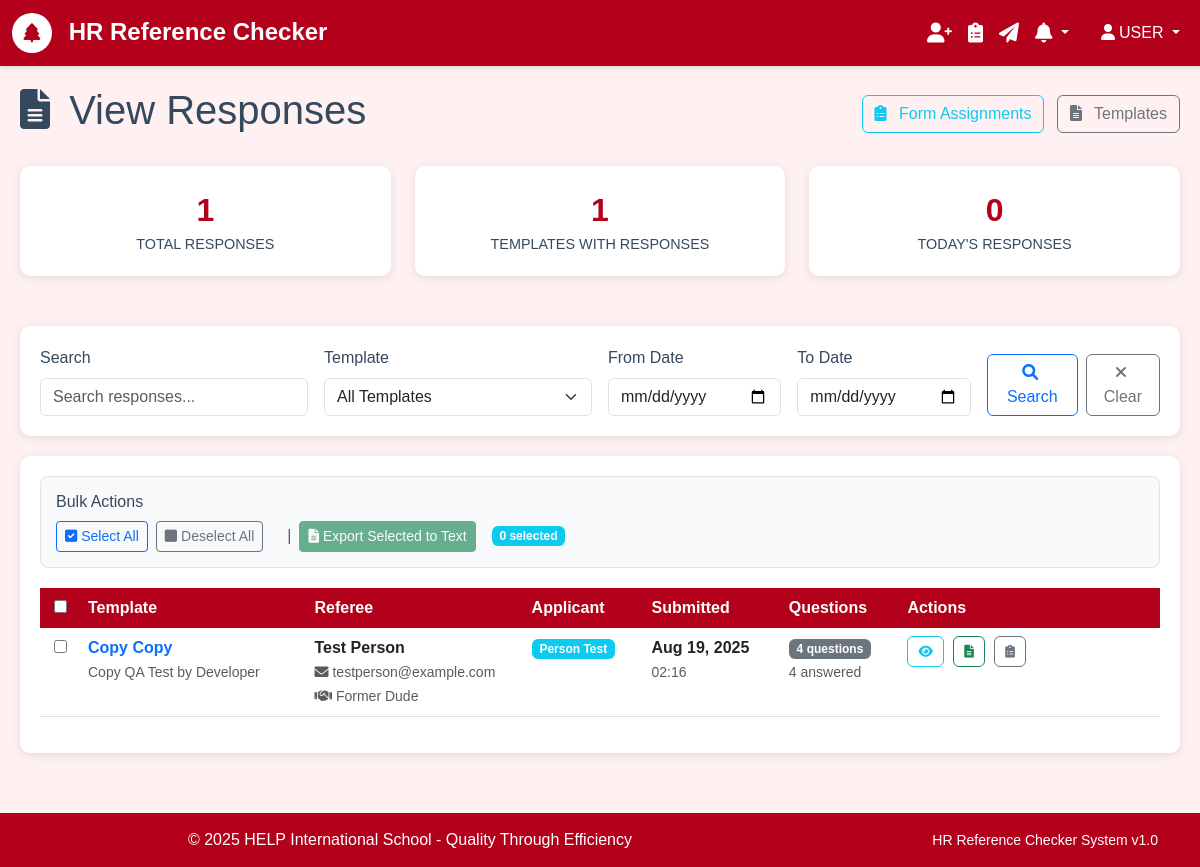
/responses/ (signed in), run on an earlier commit of the app's database.
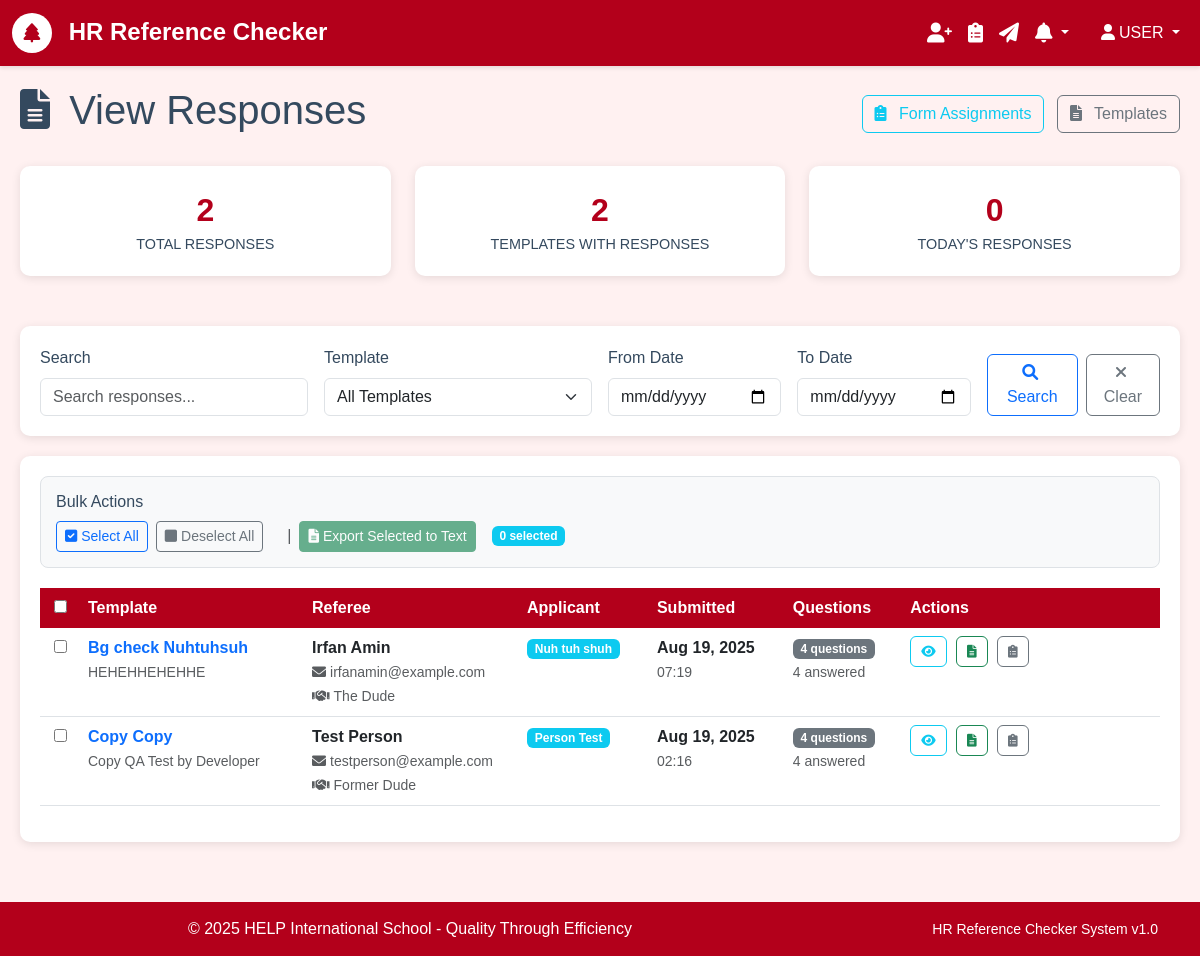
And on a later commit of the database.
### responses/models.py (models this page shows, shortened)
class Response(models.Model):
    form = models.OneToOneField('forms.Form', on_delete=models.CASCADE)
    submitted_at = models.DateTimeField(auto_now_add=True)
    metadata = models.JSONField(default=dict, help_text="Additional data like IP address, browser info, etc.")
    class Meta:
        ordering = ['-submitted_at']
        verbose_name = 'Form Response'
        verbose_name_plural = 'Form Responses'

### forms/models.py (models this page shows, shortened)
class Form(models.Model):
    template = models.ForeignKey('form_templates.Template', on_delete=models.CASCADE)
    referee = models.ForeignKey('referees.Referee', on_delete=models.CASCADE)
    unique_token = models.CharField(max_length=255, unique=True, blank=True)
    status = models.CharField(
        max_length=20,
        choices=FormStatus.choices,
        default=FormStatus.PENDING
    )
    created_at = models.DateTimeField(auto_now_add=True)
    submitted_at = models.DateTimeField(null=True, blank=True)
    class Meta:
        ordering = ['-created_at']
        verbose_name = 'Form Assignment'
        verbose_name_plural = 'Form Assignments'

### form_templates/models.py (models this page shows, shortened)
class Template(models.Model):
    title = models.CharField(max_length=255, validators=[MinLengthValidator(3)])
    description = models.TextField(blank=True, help_text="Brief description of this template")
    instructions = models.TextField(
        blank=True,
        help_text="Instructions shown to referees before filling the form"
    )
    created_by = models.ForeignKey(settings.AUTH_USER_MODEL, on_delete=models.CASCADE)
    is_active = models.BooleanField(default=True)
    created_at = models.DateTimeField(auto_now_add=True)
    updated_at = models.DateTimeField(auto_now=True)
    class Meta:
        ordering = ['-created_at']
        verbose_name = 'Form Template'
        verbose_name_plural = 'Form Templates'

### referees/models.py (models this page shows, shortened)
class Referee(models.Model):
    name = models.CharField(max_length=255)
    email = models.EmailField()
    phone_regex = RegexValidator(
        regex=r'^\+?1?\d{9,15}$',
        message="Phone number must be entered in the format: '+999999999'. Up to 15 digits allowed."
    )
    phone = models.CharField(validators=[phone_regex], max_length=17, blank=True)
    relationship = models.CharField(max_length=100, help_text="e.g., Former Manager, Colleague, etc.")
    applicant_name = models.CharField(max_length=255, help_text="Name of the person being referenced")
    created_at = models.DateTimeField(auto_now_add=True)
    is_active = models.BooleanField(default=True)
    class Meta:
        ordering = ['-created_at']
        verbose_name = 'Referee'
        verbose_name_plural = 'Referees'

### responses/views.py (the view, shortened to what this page needs)
# urls.py: path('', views.ResponseListView.as_view(), name='list'),
class ResponseListView(LoginRequiredMixin, ListView):
    model = Response
    template_name = 'responses/list.html'
    context_object_name = 'responses'
    paginate_by = 20
    def get_queryset(self):
        queryset = Response.objects.select_related(
            'form__template',
            'form__referee'
        ).order_by('-submitted_at')
        search_query = self.request.GET.get('search', '').strip()
        template_filter = self.request.GET.get('template', '').strip()
        date_from = self.request.GET.get('date_from', '').strip()
        date_to = self.request.GET.get('date_to', '').strip()
        if template_filter:
            queryset = queryset.filter(form__template_id=template_filter)
        return queryset
    def get_context_data(self, **kwargs):
        context = super().get_context_data(**kwargs)
        context['search_query'] = self.request.GET.get('search', '')
        context['template_filter'] = self.request.GET.get('template', '')
        context['date_from'] = self.request.GET.get('date_from', '')
        context['date_to'] = self.request.GET.get('date_to', '')
        context['templates'] = Template.objects.filter(
            id__in=Response.objects.values_list('form__template_id', flat=True).distinct()
        ).order_by('title')
        total_responses = Response.objects.count()
        unique_templates = Response.objects.values('form__template').distinct().count()
        recent_responses = Response.objects.filter(
            submitted_at__date=timezone.now().date()
        ).count()
        context.update({
            'total_responses': total_responses,
            'unique_templates': unique_templates,
            'recent_responses': recent_responses,
        })
        return context

### core/models.py (called while the page is built)
    @classmethod
    def get_unread_count(cls, user):
        return cls.objects.filter(user=user, is_read=False, is_dismissed=False).count()

    @classmethod
    def get_recent_notifications(cls, user, limit=10):
        return cls.objects.filter(user=user, is_dismissed=False).order_by('-created_at')[:limit]

### templates/responses/list.html (shortened to what the changed rows need)
{% extends 'base.html' %}
{% block content %}
<div class="responses-container">
    <div class="d-flex justify-content-between align-items-center mb-4">
        <h1>
            <i class="fas fa-file-text me-2"></i>
            View Responses
        </h1>
    </div>
    <div class="row stats-row">
        <div class="col-md-4">
            <div class="stat-card">
                <div class="stat-number">{{ total_responses }}</div>
                <div class="stat-label">Total Responses</div>
            </div>
        </div>
        <div class="col-md-4">
            <div class="stat-card">
                <div class="stat-number">{{ unique_templates }}</div>
                <div class="stat-label">Templates with Responses</div>
            </div>
        </div>
    </div>
    <div class="table-container">
        {% if responses %}
            <form method="post" action="{% url 'responses:bulk_export' %}" id="bulkForm">
                <div class="table-responsive">
                    <table class="table table-hover">
                        <thead>
                            <tr>
                                <th class="checkbox-column">
                                    <input type="checkbox" id="selectAllCheckbox" onchange="toggleSelectAll()">
                                </th>
                                <th>Template</th>
                                <th>Referee</th>
                                <th>Applicant</th>
                                <th>Submitted</th>
                                <th>Questions</th>
                                <th>Actions</th>
                            </tr>
                        </thead>
                        <tbody>
                            {% for response in responses %}
                            <tr>
                                <td class="checkbox-column">
                                    <input type="checkbox"
                                           name="response_ids"
                                           value="{{ response.pk }}"
                                           class="response-checkbox"
                                           onchange="updateBulkActions()">
                                </td>
                                <td class="template-cell">
                                    <div class="response-info">
                                        <div>
                                            <strong>
                                                <a href="{% url 'responses:detail' response.pk %}"
                                                   class="text-decoration-none">
                                                    {{ response.form.template.title }}
                                                </a>
                                            </strong>
                                            {% if response.form.template.description %}
                                                <br><small class="text-muted">
                                                    {{ response.form.template.description|truncatechars:50 }}
                                                </small>
                                            {% endif %}
                                        </div>
                                    </div>
                                </td>
                                <td class="referee-cell">
                                    <div>
                                        <strong>{{ response.form.referee.name }}</strong>
                                        <br>
                                        <small class="text-muted">
                                            <i class="fas fa-envelope me-1"></i>{{ response.form.referee.email }}
                                        </small>
                                        <br>
                                        <small class="text-muted">
                                            <i class="fas fa-handshake me-1"></i>{{ response.form.referee.relationship }}
                                        </small>
                                    </div>
                                </td>
                                <td>
                                    <span class="badge bg-info">{{ response.form.referee.applicant_name }}</span>
                                </td>
                                <td>
                                    <div>
                                        <strong>{{ response.submitted_at|date:"M d, Y" }}</strong>
                                        <br>
                                        <small class="text-muted">{{ response.submitted_at|time:"H:i" }}</small>
                                    </div>
                                </td>
                                <td>
                                    <span class="badge bg-secondary">
                                        {{ response.form.template.questions.count }} question{{ response.form.template.questions.count|pluralize }}
                                    </span>
                                    <br>
                                    <small class="text-muted">
                                        {{ response.answer_set.count }} answered
                                    </small>
                                </td>
                                <td>
                                    <div class="action-buttons-container">
                                        <a href="{% url 'responses:detail' response.pk %}"
                                           class="btn btn-outline-info btn-action"
                                           title="View Details">
                                            <i class="fas fa-eye"></i>
                                        </a>
                                        <a href="{% url 'responses:export_pdf' response.pk %}"
                                           class="btn btn-outline-success btn-action"
                                           title="Export to Text">
                                            <i class="fas fa-file-alt"></i>
                                        </a>
                                        <a href="{% url 'forms:detail' response.form.pk %}"
                                           class="btn btn-outline-secondary btn-action"
                                           title="View Assignment">
                                            <i class="fas fa-clipboard-list"></i>
                                        </a>
                                    </div>
                                </td>
                            </tr>
                            {% endfor %}
                        </tbody>
                    </table>
                </div>
            </form>
        {% endif %}
    </div>
</div>
{% endblock %}

What changed in the data, as far as the page shows it:
added Response: form.template "Bg check Nuhtuhsuh", form.template.description "HEHEHHEHEHHE", form.referee.name "Irfan Amin", form.referee.email "irfanamin@example.com", form.referee.relationship "The Dude", form.referee.applicant_name "Nuh tuh shuh", submitted_at "Aug 19, 2025", submitted_at "07:19", form.template.questions.count "4", answer_set.count "4"
Also different on the page:
{{ total_responses }}: "1" → "2"
{{ unique_templates }}: "1" → "2"
